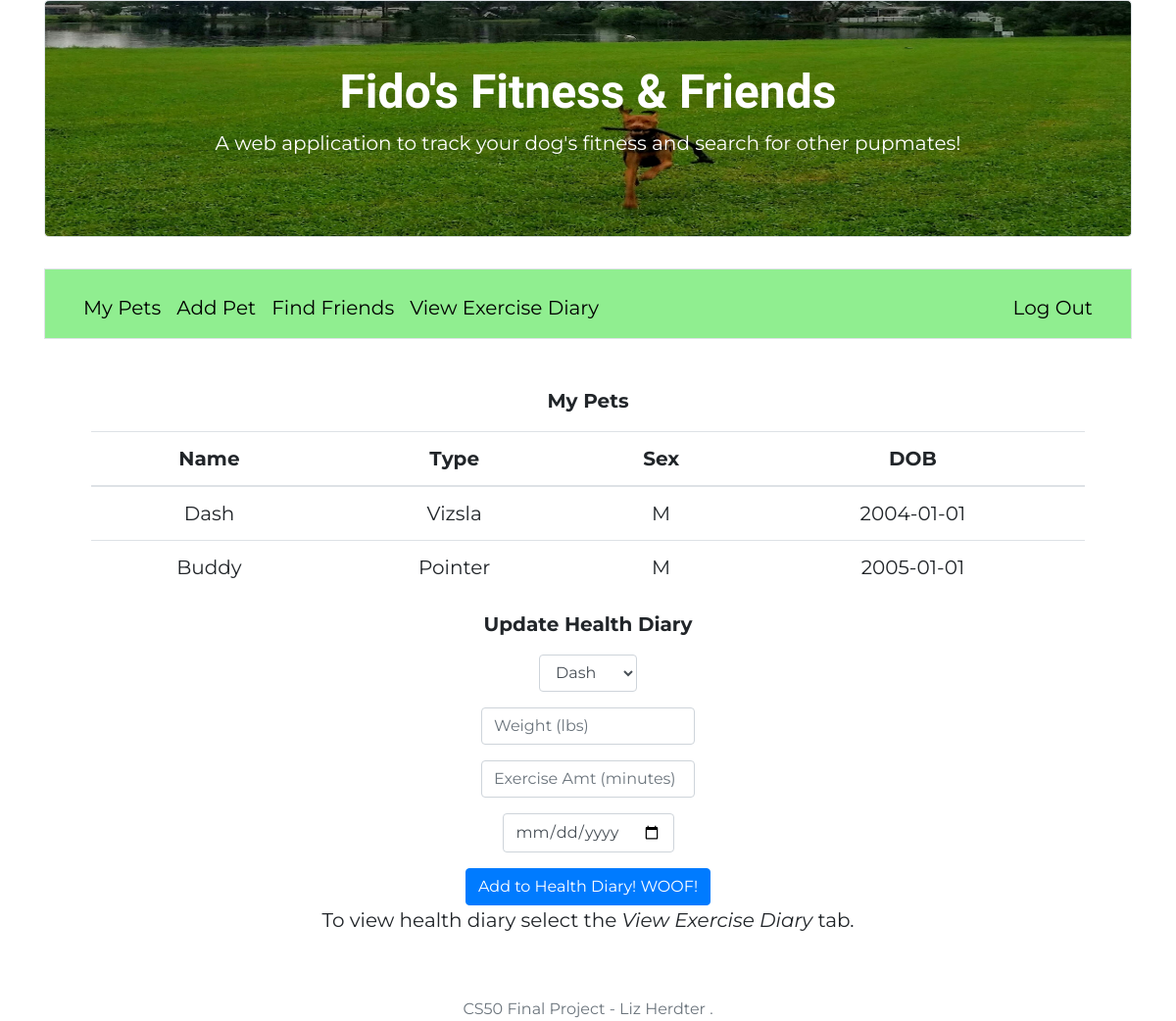
Screenshot of /mypets (signed in) with the database file from the repository.
### tables this page shows
CREATE TABLE 'pets' ('id' integer PRIMARY KEY NOT NULL, 'user_id' integer NOT NULL, 'name' varchar(100) NOT NULL, 'type' varchar(100) NOT NULL, 'sex' char(1) NOT NULL, 'DOB' date NOT NULL);

### application.py (the view, shortened to what this page needs)
@app.route("/mypets", methods=["GET", "POST"])
@login_required
def mypets():
    if request.method =="GET":
        results = db.execute("SELECT name, type, sex, DOB FROM pets WHERE user_id = :user_id", user_id=session['user_id'])
        pets = db.execute("SELECT name, type, sex, DOB FROM pets WHERE user_id = :user_id", user_id=session['user_id'])
        if not pets:
            return apology("To get started add a pet! No time like the present!")
        return render_template("mypets.html", pets=pets)
    return render_template("mypets.html")

### application.py (called while the page is built)
@app.after_request
def after_request(response):
    response.headers["Cache-Control"] = "no-cache, no-store, must-revalidate"
    response.headers["Expires"] = 0
    response.headers["Pragma"] = "no-cache"
    return response

### helpers.py (called while the page is built)
def login_required(f):
    @wraps(f)
    def decorated_function(*args, **kwargs):
        if session.get("user_id") is None:
            return redirect("/login")
        return f(*args, **kwargs)
    return decorated_function

### templates/mypets.html (shortened to what this page needs)
{% extends "layout.html" %}
{% block main %}
<p><b>My Pets</b></p>
    <table class="table table-hover">
        <thead>
        <tr>
            <th> Name </th>
            <th>  Type</th>
            <th> Sex </th>
            <th> DOB </th>
        </tr>
        </thead>
        <tbody>
            {% for pet in pets %}
        <tr>
            <td> {{pet.name }}</td>
            <td> {{pet.type }}</td>
            <td> {{pet.sex }}</td>
            <td> {{pet.DOB}}</td>
        </tr>
         {% endfor %}
        </tbody>
    </table>
<p> <b>Update Health Diary</b> </p>
    <form action="/mypets" method="post">
        <div class="form-group">
        <select class="form-control" name="name">
                {% for pet in pets %}
                   <option value = "{{pet.name}}">{{pet.name}}</option>
                {% endfor %}
        </select>
        </div>
    <form action="/mypets" method="post">
        <div class="form-group">
            <input autocomplete="off" autofocus class="form-control" name="weight" placeholder="Weight (lbs)" type="text"/>
        </div>
        <div class="form-group">
            <input autocomplete="off" autofocus class="form-control" name="exc" placeholder="Exercise Amt (minutes)" type="text"/>
        </div>
        <div class="form-group">
            <input class="form-control" name="date" placeholder="Date (MM-DD-YYYY)" type="date" value = "06-01-2017"/>
        </div>
        <button class="btn btn-primary" type="submit">Add to Health Diary! WOOF!</button>
    </form>
    <p> To view health diary select the <i>View Exercise Diary</i> tab.</p>
{% endblock %}

### static/styles.css (style rules this page uses)
main .form-control { display: inline-block; width: auto; }

### templates/layout.html (style rules this page uses)
body { font-family: 'Montserrat', serif; font-size: 20px; }

### rows the page displays
pets: name "Dash", type "Vizsla", sex "M", DOB "2004-01-01"
pets: name "Buddy", type "Pointer", sex "M", DOB "2005-01-01"

### other values shown
form field name "Dash"
